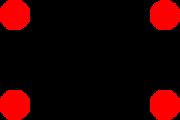
#> input picture TEST_EXAMPLES/gripper_2.png, 180 x 120 px
$ python -i feature_cluster.py   (imports and definitions only)   (older library calls are emulated)
#> lines starting #> are read from the running program, lines starting #| are printed output that depends on the picture; after the words box and inside, x2 and y2 are one past the last pixel; in counts of white or black regions, pixels touching at a corner belong together
#> further down, picture is the input picture: shape (120, 180, 3); mean B, G, R 0, 0, 35.9
import cv2
import numpy as np
import pandas as pd
from sklearn.decomposition import PCA
import skimage as ski
from skimage import filters
from skimage import feature
from skimage.morphology import disk

# [4 lines not run here, left out]

class Features:
    # [43 lines left out: functions __optimal_grid, show_imgs, not called in this run]

    @staticmethod
    def normalize(image: np.ndarray) -> np.ndarray:
        return np.asarray(255 * ((image - np.min(image)) / (np.max(image) - np.min(image)))).astype(np.uint8)

    # [4 lines left out: function std_dev, not called in this run]

    @staticmethod
    def abs_mean_dev(image: np.ndarray) -> np.ndarray:
        return Features.normalize(np.abs(image - np.mean(image)))

# [9 lines left out: function k_means_clust, not called in this run]

def generate_feature_stack(image: np.ndarray) -> np.ndarray:
    IMG_RGB = image.copy()
    IMG_LAB = cv2.cvtColor(image, cv2.COLOR_BGR2LAB)
#> IMG_LAB: shape (120, 180, 3); mean of channels 0, 1, 2 19.1, 139.3, 137.5
    IMG_HSV = cv2.cvtColor(image, cv2.COLOR_BGR2HSV)
#> IMG_HSV: shape (120, 180, 3); mean H, S, V 0, 36, 35.9

    bw = cv2.cvtColor(image, cv2.COLOR_BGR2GRAY)
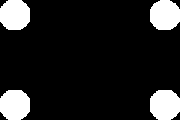
#> bw: shape (120, 180); values 0 (black) and 76 (white), 14.1% white; 4 white regions, box (x1, y1, x2, y2) and area: (0, 0, 30, 30) 766, (0, 90, 30, 120) 766, (150, 90, 180, 120) 766, (150, 0, 180, 30) 754
    l, x, y = cv2.split(IMG_LAB)
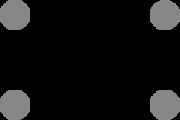
#> l: shape (120, 180); min 0, max 136, mean 19.1
    h, s, v = cv2.split(IMG_HSV)
#> h: shape (120, 180); every value is 0
    r, g, b, = cv2.split(IMG_RGB)

    win_size = (np.array(bw.shape) / 50).astype(np.int16)
#> win_size = [2, 3]
    channels = {
        "bw": Features.normalize(bw),
        "lab_l": Features.normalize(l),
        "lab_color": Features.normalize(x+y),
        "hsv_color": Features.normalize(h+s),
        # "lab_a": x,
        # "lab_b": y,
        # "hsv_h": h,
        # "hsv_s": s,
        # "hsv_v": v,
        # "rgb_r": r,
        # "rgb_g": g,
        # "rgb_b": b,
    }
    DATA = {}
    for key, c in channels.items():
        butter = Features.normalize(filters.butterworth(c, 0.01))
        img = butter.copy()
        # img[img == 0] = img.mean()
        img = img_as_float(img)
        # img = gaussian_filter(img, 1)

        seed_er = img.copy()
        seed_er[1:-1, 1:-1] = img.max()
        mask_er = img

        seed_dil = img.copy()
        seed_dil[1:-1, 1:-1] = img.min()
        mask_dil = img
        from skimage.exposure import equalize_adapthist

        dilated = reconstruction(seed_dil, mask_dil, method="dilation")
        eroded = reconstruction(seed_er, mask_er, method="erosion")
        DATA.update({
            # f"{key}": c,
            # f"{key}_std": abs_mean_dev(std_dev(c, win_size)),
            # f"{key}_laplacian": cv2.Lap#lacian(c, cv2.CV_64F),
            # f"{key}_binary": Features.normalize(
            #     ski.feature.local_binary_pattern(c, 8,1, method="uniform")
            # ),
            # f"{key}_clahe": Features.normalize(
            #     equalize_adapthist(c)
            # ),
            f"{key}_butter": butter,
            # f"{key}_eroded": Features.normalize(eroded),
            # f"{key}_dilated": Features.normalize(dilated),
            f"{key}_farid": Features.normalize(
                filters.farid(c)
            ),
            # f"{key}_roberts": Features.normalize(filters.roberts(img_bw.copy())),
            # f"{key}_scharr": Features.normalize(
            #     filters.scharr(c.copy())
            # ),
            f"{key}_canny": Features.normalize(
                feature.canny(butter).astype(np.uint8)
            ),
            # f"{key}_entropy": Features.normalize(
            #     filters.rank.entropy(c.copy(), disk(3))
            # ),
        })
#> this loop made 1 pass
#> key on pass 1: 'bw'
#> pass 1, in generate_feature_stack, `butter = Features.normalize(filters.butterworth(c, 0.01))`:
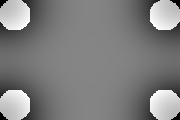
#> butter: shape (120, 180); min 0, max 255, mean 127.3
#> after the loop, DATA = 0 items
    return DATA

# [23 lines left out: function pca_transform, not called in this run]

# [34 lines not run here, left out]
    # [13 lines of commented-out code are left out]


>>> import cv2
>>> picture = cv2.imread('../TEST_EXAMPLES/gripper_2.png')
#> (the run stopped early here; a loop or call above may not have finished)
